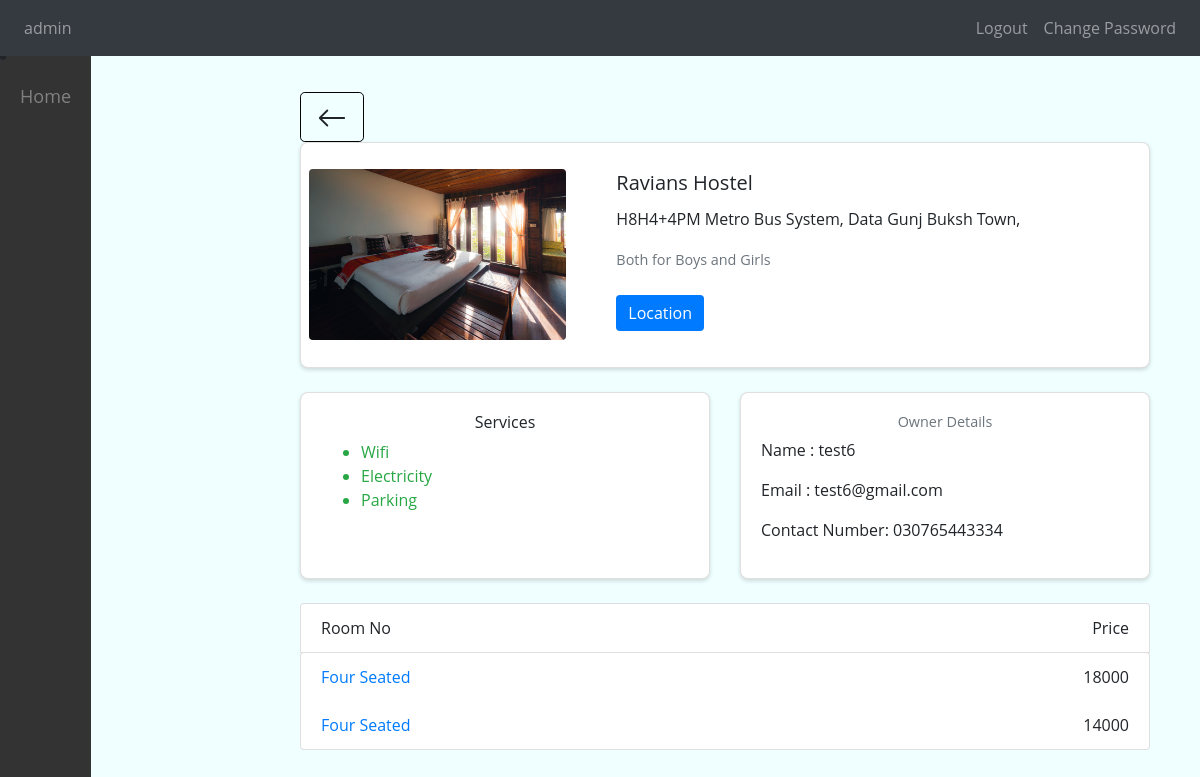
The app's page /hostel/hostels/29/ (signed in) with its own data.
### core/models.py (models this page shows, shortened)
class Hostel(models.Model):
    ownerUser = models.ForeignKey(
        User, on_delete=models.CASCADE, related_name="Hostels"
    )
    university = models.ForeignKey(University, on_delete=models.CASCADE)
    hostel_name = models.CharField(max_length=50)
    hostel_adress = models.CharField(max_length=50)
    date = models.DateTimeField(auto_now_add=True)
    embedCode = models.TextField(blank=False, null=True)
    picture = models.ImageField(upload_to="Hostels/", blank=True, null=True)
    services = models.TextField(blank=True)
    hostel_type = models.CharField(
        max_length=50,
        choices=MY_CHOICES,
        default=FIRST_CHOICE,
    )

class rooms(models.Model):
    room_price = models.IntegerField()
    hostel = models.ForeignKey(Hostel, on_delete=models.CASCADE, related_name="room")
    services = models.TextField(blank=True)
    floor = models.CharField(max_length=20)
    picture = models.ImageField(upload_to="Rooms/", blank=True, null=True)
    FIRST_CHOICE = "Two Seated"
    SECOND_CHOICE = "Three Seated "
    THIRD_CHOICE = "Four Seated"
    FOURTH_CHOICE = "Five Seated"
    MY_CHOICES = [
        (FIRST_CHOICE, "Two Seated"),
        (SECOND_CHOICE, "Three Seated "),
        (THIRD_CHOICE, "Four Seated"),
        (FOURTH_CHOICE, "Five Seated"),
    ]
    room_type = models.CharField(
        max_length=30,
        choices=MY_CHOICES,
        default=FIRST_CHOICE,
    )

### User/models.py (models this page shows, shortened)
class HostelAdmin(models.Model):
    user = models.OneToOneField(User, on_delete=models.CASCADE)
    contact_number = models.CharField(max_length=15, blank=True, null=True)

### core/views.py (the view)
# urls.py: path('hostels/<int:hostel_id>/', views.hostel_detail, name='hostel_detail'),
@login_required(login_url="/login/")
def hostel_detail(request, hostel_id):
    hostel = get_object_or_404(Hostel, id=hostel_id)
    return render(request, "hostel_detail.html", {"hostel": hostel})

### core/templatetags/custom_filters.py (called while the page is built)
@register.filter(name="load_service")
def load_service(value):
    if value:
        return value.split("\n")
    return None

### core/templates/hostel_detail.html (shortened to what this page needs)
{% extends 'base.html' %}
{% load custom_filters %}
{% block content %}
<link href="https://stackpath.bootstrapcdn.com/bootstrap/4.3.1/css/bootstrap.min.css" rel="stylesheet">
<div class="container mt-5">
    <button class="btn-size btn btn-transparent text-black btn-lg" onclick="window.history.back();"><svg
            xmlns="http://www.w3.org/2000/svg" width="30" height="30" fill="currentColor" class="bi bi-arrow-left"
            viewBox="0 0 16 16">
            <path fill-rule="evenodd"
                d="M15 8a.5.5 0 0 0-.5-.5H2.707l3.147-3.146a.5.5 0 1 0-.708-.708l-4 4a.5.5 0 0 0 0 .708l4 4a.5.5 0 0 0 .708-.708L2.707 8.5H14.5A.5.5 0 0 0 15 8z" />
        </svg></button>
    <div class="card mb-4">
        <div class="row p-2">
            <div class="col-md-4 d-flex justify-content-center align-items-center">
                {% if hostel.picture%}
                <img src="{{ hostel.picture.url }}" class="hostel-image image-fluid" alt="Hostel Image">
                {% else %}
                <div>
                    picture
                </div>
                {% endif %}
            </div>
            <div class="col-md-8 col-12">
                <div class="card-body">
                    <h5 class="card-title">{{ hostel.hostel_name }}</h5>
                    <p class="card-text">{{ hostel.hostel_adress }}</p>
                    <p class="card-text"><small class="text-muted">{{hostel.hostel_type}}</small></p>
                    {% if hostel.embedCode %}
                    <button id="toggleMapButton" class="btn btn-primary my-2">Location</button>
                    {% endif %}
                </div>
            </div>
        </div>
    </div>
    <div class="row">
        <div class="col-md-6 mb-4">
            <div class="card h-100">
                <div class="card-body">
                    <h6 class="text-center">Services</h6>
                    <ul>
                        {% for service in hostel.services|load_service %}
                        <li class="text-success">{{ service }}</li>
                        {% empty %}
                        <div class="text-center">Not mention yet.</div>
                        {% endfor %}
                    </ul>
                </div>
            </div>
        </div>
        <div class="col-md-6 mb-4">
            <div class="card h-100">
                <div class="card-body">
                    <h6 class="text-center text-muted">Owner Details</h6>
                    <p>Name : {{ hostel.ownerUser.username }}</p>
                    <p>Email : {{ hostel.ownerUser.email }}</p>
                    <p>Contact Number: {{ hostel.ownerUser.hosteladmin.contact_number|default:"-" }}</p>
                </div>
            </div>
        </div>
    </div>
    <div class="mb-4">
        <div class="list-group-item">
            <div class="d-flex justify-content-between">
                <div>
                    Room No
                </div>
                <div>
                    Price
                </div>
            </div>
        </div>
        <div class="list-group">
            {% for room in hostel.room.all %}
            <div class="list-group-item">
                <div class="d-flex justify-content-between">
                    <div>
                        <a href="{% url 'room_detail' room.id %}">{{ room.room_type }}</a>
                    </div>
                    <div>
                        {{ room.room_price }}
                    </div>
                </div>
            </div>
            {% empty %}
            <div class="list-group-item text-center">No rooms available for this hostel.</div>
            {% endfor %}
        </div>
    </div>
</div>
</div>
{% url 'hostel_delete' hostel.id as action_url %}
</div>
{%endblock%}

### core/templates/base.html (shortened to what this page needs)
{% load static %}
<!DOCTYPE html>
<html lang="en">
<head>
    <link rel="stylesheet" href="https://stackpath.bootstrapcdn.com/bootstrap/4.5.2/css/bootstrap.min.css">
    <link rel="stylesheet" href="https://cdnjs.cloudflare.com/ajax/libs/font-awesome/4.7.0/css/font-awesome.min.css">
    <link rel="stylesheet" href="https://cdnjs.cloudflare.com/ajax/libs/animate.css/4.1.1/animate.min.css">
</head>
<body class="vh-100" style="background-color: azure;">
    <nav class="navbar navbar-expand-lg navbar-dark bg-dark fixed-top">
        <div class="collapse navbar-collapse" id="navbarNav">
            <ul class="navbar-nav">
                <li class="nav-item">
                    <div class="nav-link">{{user.username}}</div>
                </li>
            </ul>
            <ul class="navbar-nav ml-auto">
                {% if user.is_authenticated %}
                <li class="nav-item">
                    <a class="nav-link" href="{% url 'logout' %}">Logout</a>
                </li>
                <li class="nav-item">
                    <a class="nav-link" href="{% url 'change_password' %}">Change Password</a>
                </li>
                {% endif %}
            </ul>
        </div>
    </nav>
    {% block sidbar %}
    { {% include "dashaboard.html" %}}
    {% endblock sidbar %}
    <div id="content">
        <div class="container mt-5">
            {% block content %}{% endblock %}
</body>
</html>

### core/templates/dashaboard.html (style rules this page uses)
#content { margin-left: 250px; padding: 20px; transition: all 0.3s; }

### core/templates/hostel_detail.html (style rules this page uses)
body { font-family: 'Open Sans', sans-serif; background-color: #eef2f7; }
.card { background-color: #fff; box-shadow: 0 2px 4px rgba(0, 0, 0, 0.15); border-radius: 0.5rem; }
.btn-primary, .btn-success { color: #fff; border: none; }
.btn-transparent { background: transparent; border: 1px solid #000; }
.hostel-image { width: 100%; height: auto; border-radius: .25rem; }
.text-muted { font-size: 0.9em; color: #6c757d; }
.list-group-item { transition: background-color 0.3s; }
#toggleMapButton { margin-top: 15px; background-color: #007bff; color: #fff; }

### records on screen
Hostel: picture (picture), hostel_name "Ravians Hostel", hostel_adress "H8H4+4PM Metro Bus System, Data Gunj Buksh Town,", hostel_type "Both for Boys and Girls", ownerUser.username "test6", ownerUser.email "test6@gmail.com", ownerUser.hosteladmin.contact_number "030765443334"
rooms: room_type "Four Seated", room_price "18000"
rooms: room_type "Four Seated", room_price "14000"

### other values on screen
{{ user.username }} "admin"
{{ service }} "Wifi" "Electricity" "Parking"
